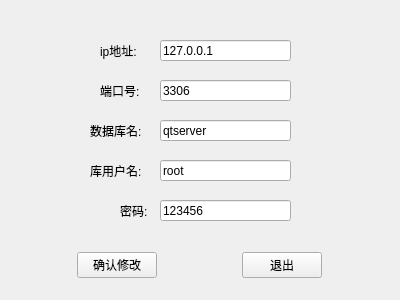
<?xml version="1.0" encoding="UTF-8"?>
<ui version="4.0">
 <class>DatabaseConfig</class>
 <widget class="QWidget" name="DatabaseConfig">
  <property name="geometry">
   <rect>
    <x>0</x>
    <y>0</y>
    <width>400</width>
    <height>300</height>
   </rect>
  </property>
  <property name="windowTitle">
   <string>数据库配置</string>
  </property>
  <widget class="QLineEdit" name="IP">
   <property name="geometry">
    <rect>
     <x>160</x>
     <y>40</y>
     <width>131</width>
     <height>21</height>
    </rect>
   </property>
   <property name="text">
    <string>127.0.0.1</string>
   </property>
  </widget>
  <widget class="QLabel" name="label">
   <property name="geometry">
    <rect>
     <x>100</x>
     <y>40</y>
     <width>51</width>
     <height>21</height>
    </rect>
   </property>
   <property name="text">
    <string>ip地址:</string>
   </property>
  </widget>
  <widget class="QLabel" name="label_2">
   <property name="geometry">
    <rect>
     <x>100</x>
     <y>80</y>
     <width>51</width>
     <height>21</height>
    </rect>
   </property>
   <property name="text">
    <string>端口号:</string>
   </property>
  </widget>
  <widget class="QLineEdit" name="Port">
   <property name="geometry">
    <rect>
     <x>160</x>
     <y>80</y>
     <width>131</width>
     <height>21</height>
    </rect>
   </property>
   <property name="text">
    <string>3306</string>
   </property>
  </widget>
  <widget class="QLabel" name="label_3">
   <property name="geometry">
    <rect>
     <x>90</x>
     <y>120</y>
     <width>71</width>
     <height>21</height>
    </rect>
   </property>
   <property name="text">
    <string>数据库名:</string>
   </property>
  </widget>
  <widget class="QLineEdit" name="Database">
   <property name="geometry">
    <rect>
     <x>160</x>
     <y>120</y>
     <width>131</width>
     <height>21</height>
    </rect>
   </property>
   <property name="text">
    <string>qtserver</string>
   </property>
  </widget>
  <widget class="QLabel" name="label_4">
   <property name="geometry">
    <rect>
     <x>90</x>
     <y>160</y>
     <width>71</width>
     <height>21</height>
    </rect>
   </property>
   <property name="text">
    <string>库用户名:</string>
   </property>
  </widget>
  <widget class="QLineEdit" name="UserName">
   <property name="geometry">
    <rect>
     <x>160</x>
     <y>160</y>
     <width>131</width>
     <height>21</height>
    </rect>
   </property>
   <property name="text">
    <string>root</string>
   </property>
  </widget>
  <widget class="QLabel" name="label_5">
   <property name="geometry">
    <rect>
     <x>120</x>
     <y>200</y>
     <width>41</width>
     <height>21</height>
    </rect>
   </property>
   <property name="text">
    <string>密码:</string>
   </property>
  </widget>
  <widget class="QLineEdit" name="UserPassword">
   <property name="geometry">
    <rect>
     <x>160</x>
     <y>200</y>
     <width>131</width>
     <height>21</height>
    </rect>
   </property>
   <property name="text">
    <string>123456</string>
   </property>
  </widget>
  <widget class="QWidget" name="horizontalLayoutWidget">
   <property name="geometry">
    <rect>
     <x>-1</x>
     <y>250</y>
     <width>401</width>
     <height>31</height>
    </rect>
   </property>
   <layout class="QHBoxLayout" name="horizontalLayout">
    <item>
     <spacer name="horizontalSpacer_2">
      <property name="orientation">
       <enum>Qt::Horizontal</enum>
      </property>
      <property name="sizeHint" stdset="0">
       <size>
        <width>40</width>
        <height>20</height>
       </size>
      </property>
     </spacer>
    </item>
    <item>
     <widget class="QPushButton" name="yes">
      <property name="text">
       <string>确认修改</string>
      </property>
     </widget>
    </item>
    <item>
     <spacer name="horizontalSpacer">
      <property name="orientation">
       <enum>Qt::Horizontal</enum>
      </property>
      <property name="sizeHint" stdset="0">
       <size>
        <width>40</width>
        <height>20</height>
       </size>
      </property>
     </spacer>
    </item>
    <item>
     <widget class="QPushButton" name="no">
      <property name="text">
       <string>退出</string>
      </property>
     </widget>
    </item>
    <item>
     <spacer name="horizontalSpacer_3">
      <property name="orientation">
       <enum>Qt::Horizontal</enum>
      </property>
      <property name="sizeHint" stdset="0">
       <size>
        <width>40</width>
        <height>20</height>
       </size>
      </property>
     </spacer>
    </item>
   </layout>
  </widget>
 </widget>
 <resources/>
 <connections/>
</ui>
